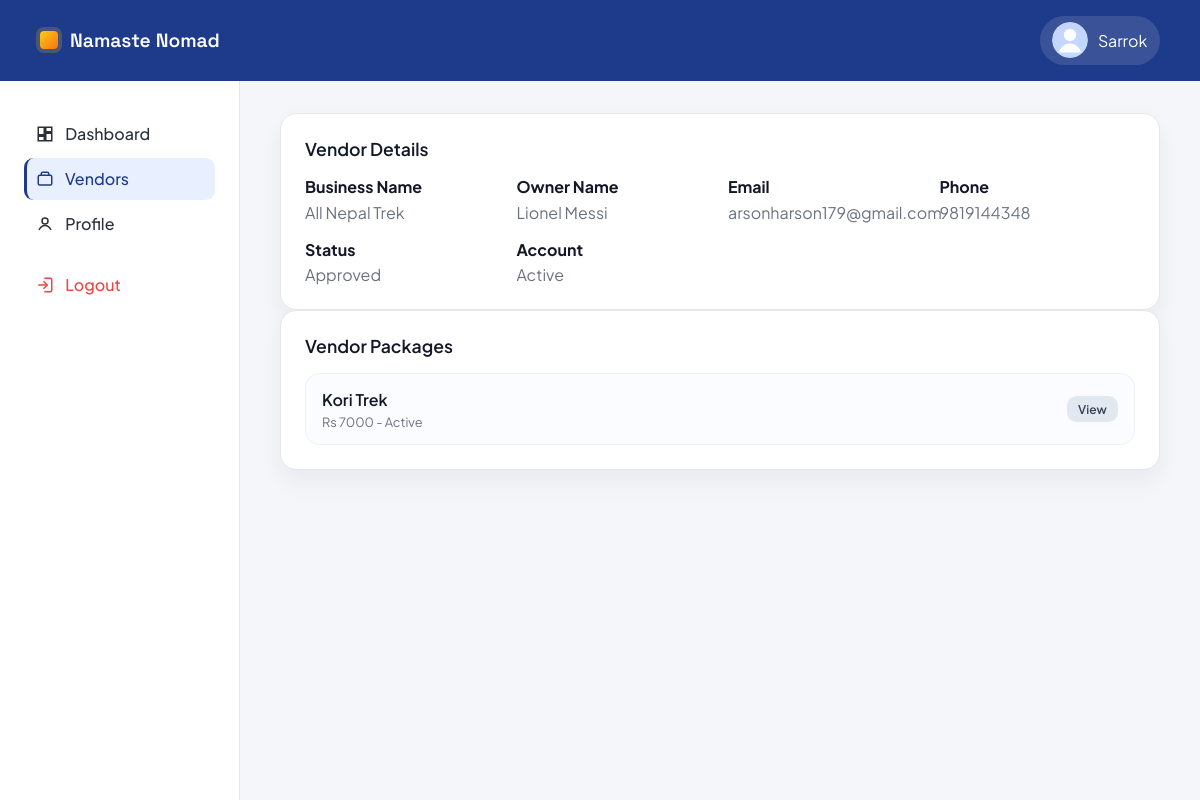
/accounts/admin/vendors/6/ (signed in), run on the app's committed database.
### accounts/models.py (models this page shows, shortened)
class User(AbstractUser):
    USER_TYPE_CHOICES = (
        ('vendor', 'Vendor'),
        ('traveler', 'Traveler'),
        ('admin', 'Admin'),
    )
    user_type = models.CharField(max_length=10, choices=USER_TYPE_CHOICES)
    phone = models.CharField(max_length=20, blank=True, null=True)
    is_verified = models.BooleanField(default=False)

class VendorProfile(models.Model):
    user = models.OneToOneField(User, on_delete=models.CASCADE, related_name='vendor_profile')
    business_name = models.CharField(max_length=255)
    owner_name = models.CharField(max_length=255)
    tagline = models.CharField(max_length=255, blank=True)
    website = models.URLField(blank=True)
    license_number = models.CharField(max_length=100, blank=True)
    business_address = models.TextField(blank=True)
    description = models.TextField(blank=True)
    bank_name = models.CharField(max_length=120, blank=True)
    account_number = models.CharField(max_length=120, blank=True)
    routing_number = models.CharField(max_length=120, blank=True)
    paypal_email = models.EmailField(blank=True)
    logo = models.ImageField(upload_to='vendor_logos/', blank=True, null=True)
    cover_image = models.FileField(upload_to='vendor_covers/', blank=True, null=True)
    business_license = models.FileField(upload_to='licenses/', blank=True, null=True)
    is_approved = models.BooleanField(default=False)
    created_at = models.DateTimeField(auto_now_add=True)

### core/models.py (models this page shows, shortened)
class Package(models.Model):
    DIFFICULTY_CHOICES = (
        ('easy', 'Easy'),
        ('moderate', 'Moderate'),
        ('challenging', 'Challenging'),
        ('expedition', 'Expedition'),
    )
    vendor = models.ForeignKey(
        settings.AUTH_USER_MODEL,
        on_delete=models.CASCADE,
        related_name='vendor_packages',
    )
    title = models.CharField(max_length=200)
    location = models.CharField(max_length=120, blank=True)
    description = models.TextField(blank=True)
    itinerary = models.TextField(blank=True)
    inclusions = models.TextField(blank=True)
    exclusions = models.TextField(blank=True)
    duration_days = models.PositiveSmallIntegerField(blank=True, null=True)
    difficulty = models.CharField(max_length=20, choices=DIFFICULTY_CHOICES, blank=True)
    group_size = models.PositiveSmallIntegerField(blank=True, null=True)
    best_season = models.CharField(max_length=100, blank=True)
    image_url = models.URLField(blank=True)
    price = models.DecimalField(
        max_digits=10,
        decimal_places=2,
        validators=[MinValueValidator(0)],
    )
    is_active = models.BooleanField(default=True)
    views_count = models.PositiveIntegerField(default=0)
    created_at = models.DateTimeField(auto_now_add=True)

### accounts/views.py (the view)
# urls.py: path('admin/vendors/<int:vendor_id>/', views.admin_vendor_detail, name='admin_vendor_detail'),
@admin_required
def admin_vendor_detail(request, vendor_id):
    vendor = get_object_or_404(User, id=vendor_id, user_type='vendor')
    profile = _get_vendor_profile(vendor)
    admin_profile = _get_admin_profile(request.user)
    packages = Package.objects.filter(vendor=vendor).order_by('-created_at')
    return render(request, 'accounts/admin_vendor_detail.html', {
        'admin_profile': admin_profile,
        'vendor': vendor,
        'vendor_profile': profile,
        'packages': packages,
        'active_page': 'vendors',
    })

### accounts/views.py (called while the page is built)
def _get_vendor_profile(user):
    try:
        return user.vendor_profile
    except VendorProfile.DoesNotExist:
        return None

def _get_admin_profile(user):
    try:
        return user.admin_profile
    except AdminProfile.DoesNotExist:
        return None

def admin_required(view_func):
    @wraps(view_func)
    def _wrapped(request, *args, **kwargs):
        if not request.user.is_authenticated:
            return redirect('admin_login')
        if getattr(request.user, 'user_type', '') != 'admin' or not request.user.is_staff:
            messages.error(request, 'Admin access only.')
            return redirect('home')
        return view_func(request, *args, **kwargs)
    return never_cache(_wrapped)

### accounts/templates/accounts/admin_vendor_detail.html (shortened to what this page needs)
{% load static %}
<!DOCTYPE html>
<html lang="en">
<head>
    <link rel="stylesheet" href="{% static 'css/vendor_dashboard.css' %}">
    <link rel="stylesheet" href="{% static 'css/admin_dashboard.css' %}">
</head>
<body class="admin-dashboard">
    <header class="topbar admin-topbar">
        <a class="brand" href="{% url 'home' %}">
            <span class="brand-mark"></span>
            <span class="brand-name">Namaste Nomad</span>
        </a>
        <div class="topbar-actions">
            <div class="admin-user">
                <div class="avatar">
                    {% if admin_profile and admin_profile.avatar %}
                        <img src="{{ admin_profile.avatar.url }}" alt="Admin avatar">
                    {% else %}
                        <img src="{% static 'images/default-avatar.svg' %}" alt="Default admin avatar">
                    {% endif %}
                </div>
                <span>{{ request.user.first_name|default:"Admin" }}</span>
            </div>
        </div>
    </header>
    <div class="dashboard-shell admin-shell">
        <aside class="sidebar admin-sidebar">
            <nav class="sidebar-nav">
                <a class="nav-item" href="{% url 'admin_dashboard' %}">
                    <span class="nav-icon">
                        <svg viewBox="0 0 24 24" fill="none" stroke="currentColor" stroke-width="2">
                            <path d="M3 13h8V3H3v10zM13 21h8V11h-8v10zM13 3h8v6h-8V3zM3 21h8v-6H3v6z"/>
                        </svg>
                    </span>
                    Dashboard
                </a>
                <a class="nav-item active" href="{% url 'admin_dashboard' %}#vendors">
                    <span class="nav-icon">
                        <svg viewBox="0 0 24 24" fill="none" stroke="currentColor" stroke-width="2">
                            <rect x="3" y="7" width="18" height="13" rx="2"/>
                            <path d="M7 7V5a2 2 0 0 1 2-2h6a2 2 0 0 1 2 2v2"/>
                        </svg>
                    </span>
                    Vendors
                </a>
                <a class="nav-item" href="{% url 'admin_profile' %}">
                    <span class="nav-icon">
                        <svg viewBox="0 0 24 24" fill="none" stroke="currentColor" stroke-width="2">
                            <circle cx="12" cy="8" r="4"/>
                            <path d="M4 20c2-4 6-6 8-6s6 2 8 6"/>
                        </svg>
                    </span>
                    Profile
                </a>
                <a class="nav-item logout" href="{% url 'logout' %}">
                    <span class="nav-icon">
                        <svg viewBox="0 0 24 24" fill="none" stroke="currentColor" stroke-width="2">
                            <path d="M10 17l5-5-5-5"/>
                            <path d="M15 12H3"/>
                            <path d="M11 3h8a2 2 0 0 1 2 2v14a2 2 0 0 1-2 2h-8"/>
                        </svg>
                    </span>
                    Logout
                </a>
            </nav>
        </aside>
        <main class="dashboard-main admin-main">
            <section class="admin-card">
                <div class="card-header">
                    <h2>Vendor Details</h2>
                </div>
                <div class="detail-grid">
                    <div>
                        <strong>Business Name</strong>
                        <p>{{ vendor_profile.business_name|default:"-" }}</p>
                    </div>
                    <div>
                        <strong>Owner Name</strong>
                        <p>{{ vendor_profile.owner_name|default:"-" }}</p>
                    </div>
                    <div>
                        <strong>Email</strong>
                        <p>{{ vendor.email }}</p>
                    </div>
                    <div>
                        <strong>Phone</strong>
                        <p>{{ vendor.phone|default:"-" }}</p>
                    </div>
                    <div>
                        <strong>Status</strong>
                        <p>{% if vendor_profile.is_approved %}Approved{% else %}Pending{% endif %}</p>
                    </div>
                    <div>
                        <strong>Account</strong>
                        <p>{% if vendor.is_active %}Active{% else %}Suspended{% endif %}</p>
                    </div>
                </div>
            </section>
            <section class="admin-card">
                <div class="card-header">
                    <h2>Vendor Packages</h2>
                </div>
                <div class="package-list">
                    {% if packages %}
                        {% for package in packages %}
                            <div class="package-item">
                                <div>
                                    <div class="package-name">{{ package.title }}</div>
                                    <div class="package-meta">
                                        Rs {{ package.price|floatformat:0 }} -
                                        {% if package.is_active %}Active{% else %}Hidden{% endif %}
                                    </div>
                                </div>
                                <div class="package-actions">
                                    <a class="btn small secondary" href="{% url 'package_detail' package.id %}">View</a>
                                </div>
                            </div>
                        {% endfor %}
                    {% else %}
                        <div class="empty-state">No packages yet.</div>
                    {% endif %}
                </div>
            </section>
        </main>
    </div>
</body>
</html>

### static/css/admin_dashboard.css (style rules this page uses)
.admin-dashboard { background: #f5f6fa; color: #111827; }
.admin-topbar { background: #1e3a8a; color: #fff; box-shadow: none; }
.admin-topbar .brand-name { color: #fff; }
.admin-user { display: flex; align-items: center; gap: 0.6rem; background: rgba(255, 255, 255, 0.12); padding: 0.4rem 0.8rem; border-radius: 999px; }
.admin-shell { grid-template-columns: 240px 1fr; background: #f5f6fa; }
.admin-sidebar { background: #fff; border-right: 1px solid #e5e7eb; }
.admin-sidebar .sidebar-nav { gap: 0.2rem; }
.admin-sidebar .nav-item { border-radius: 0.6rem; font-weight: 500; gap: 0.7rem; }
.admin-sidebar .nav-item.active { background: #e8efff; color: #1e3a8a; border-left: 3px solid #1e3a8a; padding-left: 0.55rem; }
.admin-sidebar .nav-icon { width: 18px; height: 18px; display: inline-flex; align-items: center; justify-content: center; }
.admin-sidebar .nav-icon svg { width: 18px; height: 18px; }
.admin-main { padding: 2rem 2.5rem 3rem; }
.admin-card { background: #fff; border: 1px solid #e5e7eb; border-radius: 1rem; padding: 1.5rem; box-shadow: 0 12px 24px rgba(15, 23, 42, 0.05); }
.admin-card .card-header h2, .admin-card .card-header h3 { font-size: 1.1rem; font-weight: 600; }
.detail-grid { display: grid; grid-template-columns: repeat(auto-fit, minmax(180px, 1fr)); gap: 1rem; }
.detail-grid p { color: #6b7280; margin-top: 0.3rem; }

### data on the page
User: user.first_name "Sarrok"
VendorProfile: business_name "All Nepal Trek", owner_name "Lionel Messi"
User: email "arsonharson179@gmail.com", phone "9819144348"
Package: title "Kori Trek", price "7000", is_active "Active"
